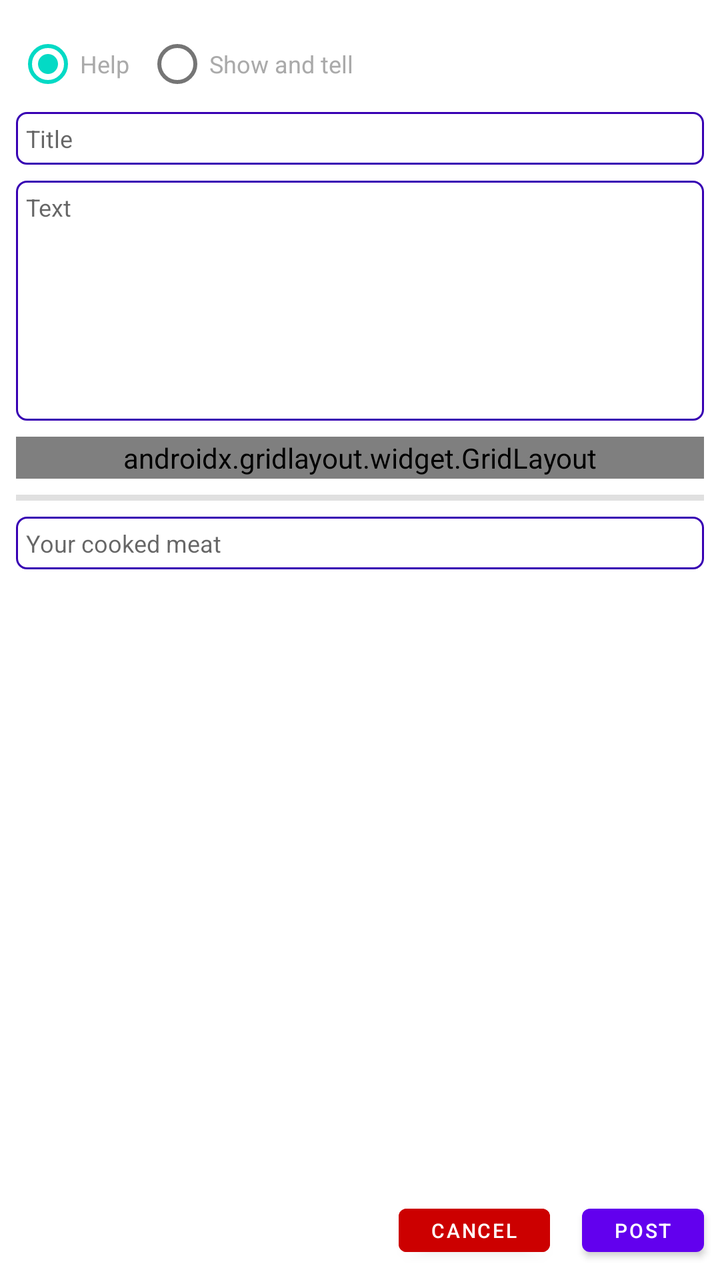
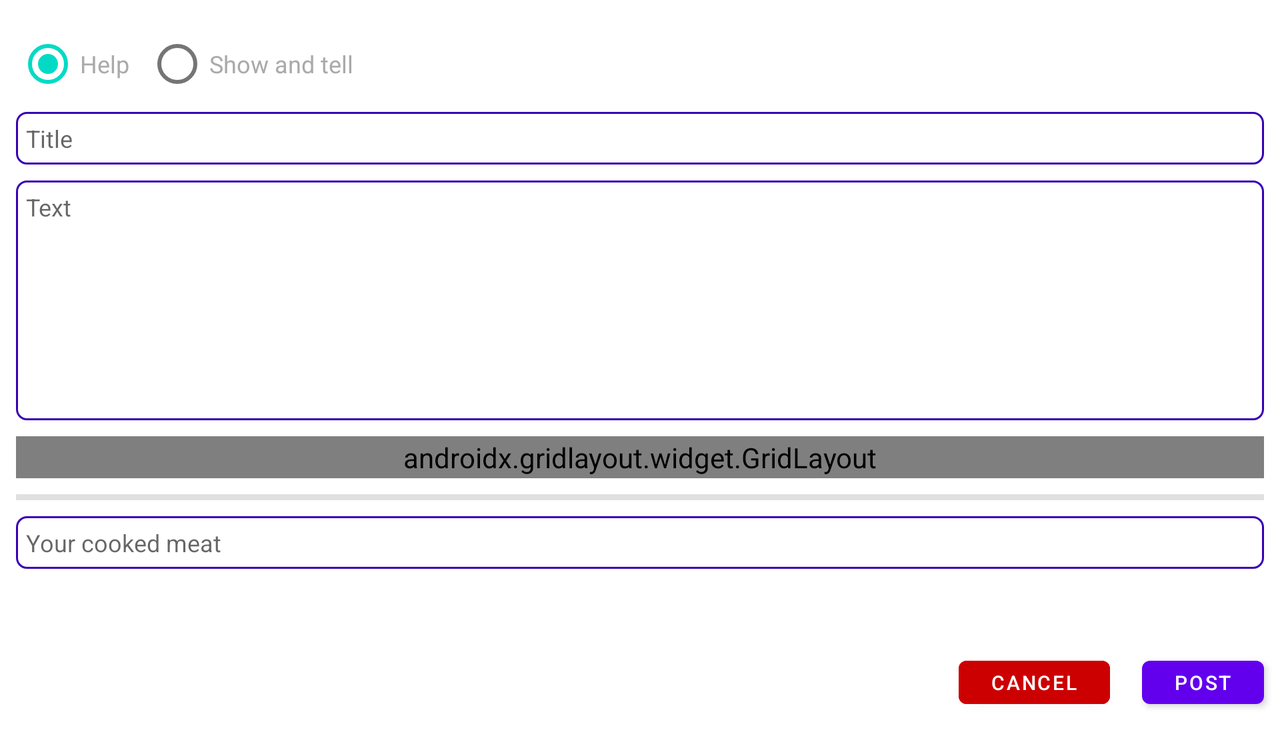

An Android layout and its configuration variant, each rendered on a device that would load it. The default file and the variant file are quoted in full after the pictures.
<!-- AndroidManifest.xml: application theme Theme.SousVideEntusiaster -->
<!-- res/layout/post_help_fragment.xml -->
<?xml version="1.0" encoding="utf-8"?>
<androidx.constraintlayout.widget.ConstraintLayout xmlns:android="http://schemas.android.com/apk/res/android"
    xmlns:app="http://schemas.android.com/apk/res-auto"
    xmlns:tools="http://schemas.android.com/tools"
    android:id="@+id/post_flex_fragment"
    android:layout_width="match_parent"
    android:layout_height="match_parent"
    android:background="@color/white">

    <RadioButton
        android:id="@+id/radioButton"
        android:layout_width="wrap_content"
        android:layout_height="wrap_content"
        android:layout_marginStart="8dp"
        android:layout_marginTop="8dp"
        android:checked="true"
        android:clickable="false"
        android:text="Help"
        android:textColor="@android:color/darker_gray"
        android:textSize="12sp"
        app:layout_constraintStart_toStartOf="parent"
        app:layout_constraintTop_toTopOf="parent" />

    <RadioButton
        android:id="@+id/radioButton2"
        android:layout_width="wrap_content"
        android:layout_height="wrap_content"
        android:layout_marginStart="8dp"
        android:layout_marginTop="8dp"
        android:checked="false"
        android:clickable="false"
        android:text="Show and tell"
        android:textColor="@android:color/darker_gray"
        android:textSize="12sp"
        app:layout_constraintStart_toEndOf="@+id/radioButton"
        app:layout_constraintTop_toTopOf="parent" />

    <EditText
        android:id="@+id/post_help_content_text"
        android:layout_width="0dp"
        android:layout_height="120dp"
        android:layout_marginStart="8dp"
        android:layout_marginTop="8dp"
        android:layout_marginEnd="8dp"
        android:background="@drawable/rounded_corner"
        android:ems="10"
        android:gravity="start|top"
        android:hint="Text"
        android:inputType="textMultiLine"
        android:padding="5dp"
        android:textAllCaps="false"
        android:textColor="?android:attr/textColorSecondary"
        android:textSize="12sp"
        app:layout_constraintEnd_toEndOf="parent"
        app:layout_constraintStart_toStartOf="parent"
        app:layout_constraintTop_toBottomOf="@+id/post_help_title"
        tools:text="Text" />

    <View
        android:id="@+id/divider2"
        android:layout_width="0dp"
        android:layout_height="3dp"
        android:layout_marginStart="8dp"
        android:layout_marginTop="8dp"
        android:layout_marginEnd="8dp"
        android:background="?android:attr/listDivider"
        app:layout_constraintEnd_toEndOf="parent"
        app:layout_constraintHorizontal_bias="0.0"
        app:layout_constraintStart_toStartOf="parent"
        app:layout_constraintTop_toBottomOf="@+id/gridLayout" />

    <Button
        android:id="@+id/post_help_postBttn"
        android:layout_width="wrap_content"
        android:layout_height="wrap_content"
        android:layout_marginEnd="8dp"
        android:layout_marginBottom="8dp"
        android:text="Post"
        android:textSize="10sp"
        android:minHeight="0dp"
        android:minWidth="0dp"
        app:layout_constraintBottom_toBottomOf="parent"
        app:layout_constraintEnd_toEndOf="parent" />

    <Button
        android:id="@+id/post_help_cancelBttn"
        android:layout_width="wrap_content"
        android:layout_height="wrap_content"
        android:layout_marginEnd="16dp"
        android:layout_marginBottom="8dp"
        android:backgroundTint="@android:color/holo_red_dark"
        android:text="Cancel"
        android:textSize="10sp"
        android:minHeight="0dp"
        android:minWidth="0dp"
        app:layout_constraintBottom_toBottomOf="parent"
        app:layout_constraintEnd_toStartOf="@+id/post_help_postBttn" />

    <androidx.gridlayout.widget.GridLayout
        android:id="@+id/gridLayout"
        android:layout_width="0dp"
        android:layout_height="wrap_content"
        android:layout_marginStart="8dp"
        android:layout_marginTop="8dp"
        android:layout_marginEnd="8dp"
        android:background="@drawable/rounded_corner"
        app:layout_constraintEnd_toEndOf="parent"
        app:layout_constraintHorizontal_bias="0.0"
        app:layout_constraintStart_toStartOf="parent"
        app:layout_constraintTop_toBottomOf="@+id/post_help_content_text">

        <Button
            android:id="@+id/post_flex_uploadBttn"
            android:layout_width="62dp"
            android:layout_height="wrap_content"
            android:minWidth="0dp"
            android:minHeight="0dp"
            android:scaleX="0.50"
            android:scaleY="0.50"
            android:textAlignment="textStart"
            app:icon="@android:drawable/ic_menu_upload"
            app:layout_column="7"
            app:layout_row="0"
            tools:ignore="SpeakableTextPresentCheck" />

        <TextView
            android:id="@+id/post_flex_imageUploadCounter"
            android:layout_width="wrap_content"
            android:layout_height="wrap_content"
            android:text="0/5"
            app:layout_column="6"
            app:layout_row="0" />

        <androidx.constraintlayout.utils.widget.ImageFilterView
            android:id="@+id/post_flex_image01"
            android:layout_width="43dp"
            android:layout_height="53dp"
            app:layout_column="0"
            app:layout_row="0"
            app:srcCompat="@android:drawable/ic_menu_gallery" />

        <androidx.constraintlayout.utils.widget.ImageFilterView
            android:id="@+id/post_flex_image02"
            android:layout_width="43dp"
            android:layout_height="53dp"
            app:layout_column="1"
            app:layout_row="0"
            app:srcCompat="@android:drawable/ic_menu_gallery" />

        <androidx.constraintlayout.utils.widget.ImageFilterView
            android:id="@+id/post_flex_image03"
            android:layout_width="43dp"
            android:layout_height="53dp"
            app:layout_column="2"
            app:layout_row="0"
            app:srcCompat="@android:drawable/ic_menu_gallery" />

        <androidx.constraintlayout.utils.widget.ImageFilterView
            android:id="@+id/post_flex_image04"
            android:layout_width="43dp"
            android:layout_height="53dp"
            app:layout_column="3"
            app:layout_row="0"
            app:srcCompat="@android:drawable/ic_menu_gallery" />

        <androidx.constraintlayout.utils.widget.ImageFilterView
            android:id="@+id/post_flex_image05"
            android:layout_width="43dp"
            android:layout_height="53dp"
            app:layout_column="4"
            app:layout_row="0"
            app:srcCompat="@android:drawable/ic_menu_gallery" />

    </androidx.gridlayout.widget.GridLayout>

    <EditText
        android:id="@+id/post_help_title"
        android:layout_width="0dp"
        android:layout_height="wrap_content"
        android:layout_marginStart="8dp"
        android:layout_marginEnd="8dp"
        android:background="@drawable/rounded_corner"
        android:ems="10"
        android:hint="Title"
        android:inputType="textPersonName"
        android:padding="5dp"
        android:textColor="?android:attr/textColorSecondary"
        android:textSize="12sp"
        app:layout_constraintEnd_toEndOf="parent"
        app:layout_constraintStart_toStartOf="parent"
        app:layout_constraintTop_toBottomOf="@+id/radioButton2" />

    <EditText
        android:id="@+id/post_help_meatCooked"
        android:layout_width="0dp"
        android:layout_height="wrap_content"
        android:layout_marginStart="8dp"
        android:layout_marginTop="8dp"
        android:layout_marginEnd="8dp"
        android:background="@drawable/rounded_corner"
        android:ems="10"
        android:hint="Your cooked meat"
        android:inputType="textPersonName"
        android:padding="5dp"
        android:textColor="?android:attr/textColorSecondary"
        android:textSize="12sp"
        app:layout_constraintEnd_toEndOf="parent"
        app:layout_constraintHorizontal_bias="0.0"
        app:layout_constraintStart_toStartOf="parent"
        app:layout_constraintTop_toBottomOf="@+id/divider2" />

</androidx.constraintlayout.widget.ConstraintLayout>
<!-- resources referenced by this layout -->
<resources>
  <color name="white">#FFFFFFFF</color>
  <!-- drawable rounded_corner (drawable) -->
  <?xml version="1.0" encoding="utf-8"?>
  <shape xmlns:android="http://schemas.android.com/apk/res/android" >
      <stroke
          android:width="1dp"
          android:color="@color/design_default_color_primary_dark" />
  
      <solid android:color="#ffffff" />
  
      <padding
          android:left="1dp"
          android:right="1dp"
          android:bottom="1dp"
          android:top="1dp" />
  
      <corners android:radius="5dp" />
  </shape>
  <style name="Theme.SousVideEntusiaster" parent="Theme.MaterialComponents.DayNight.DarkActionBar">
          
          <item name="colorPrimary">@color/purple_500</item>
          <item name="colorPrimaryVariant">@color/purple_700</item>
          <item name="colorOnPrimary">@color/white</item>
          
          <item name="colorSecondary">@color/teal_200</item>
          <item name="colorSecondaryVariant">@color/teal_700</item>
          <item name="colorOnSecondary">@color/black</item>
          
          <item name="android:statusBarColor" tools:targetApi="l">?attr/colorPrimaryVariant</item>
          
      </style>
  <color name="purple_500">#FF6200EE</color>
  <color name="purple_700">#FF3700B3</color>
  <color name="teal_200">#FF03DAC5</color>
  <color name="teal_700">#FF018786</color>
  <color name="black">#FF000000</color>
</resources>
<!-- res/layout-land/post_help_fragment.xml (the repository's variant of the layout above) -->
<!-- drawn on the phone turned sideways -->
<?xml version="1.0" encoding="utf-8"?>
<ScrollView
    xmlns:android="http://schemas.android.com/apk/res/android"
    xmlns:app="http://schemas.android.com/apk/res-auto"
    xmlns:tools="http://schemas.android.com/tools"
    android:fillViewport="true"
    android:layout_height="match_parent"
    android:layout_width="match_parent">

<androidx.constraintlayout.widget.ConstraintLayout
    android:id="@+id/post_help_fragment"
    android:layout_width="match_parent"
    android:layout_height="match_parent"
    android:background="@color/white">

    <RadioButton
        android:id="@+id/radioButton"
        android:layout_width="wrap_content"
        android:layout_height="wrap_content"
        android:layout_marginStart="8dp"
        android:layout_marginTop="8dp"
        android:checked="true"
        android:clickable="false"
        android:text="Help"
        android:textColor="@android:color/darker_gray"
        android:textSize="12sp"
        app:layout_constraintStart_toStartOf="parent"
        app:layout_constraintTop_toTopOf="parent" />

    <RadioButton
        android:id="@+id/radioButton2"
        android:layout_width="wrap_content"
        android:layout_height="wrap_content"
        android:layout_marginStart="8dp"
        android:layout_marginTop="8dp"
        android:checked="false"
        android:clickable="false"
        android:text="Show and tell"
        android:textColor="@android:color/darker_gray"
        android:textSize="12sp"
        app:layout_constraintStart_toEndOf="@+id/radioButton"
        app:layout_constraintTop_toTopOf="parent" />

    <EditText
        android:id="@+id/post_help_content_text"
        android:layout_width="0dp"
        android:layout_height="120dp"
        android:layout_marginStart="8dp"
        android:layout_marginTop="8dp"
        android:layout_marginEnd="8dp"
        android:background="@drawable/rounded_corner"
        android:ems="10"
        android:gravity="start|top"
        android:hint="Text"
        android:inputType="textMultiLine"
        android:padding="5dp"
        android:textAllCaps="false"
        android:textColor="?android:attr/textColorSecondary"
        android:textSize="12sp"
        app:layout_constraintEnd_toEndOf="parent"
        app:layout_constraintStart_toStartOf="parent"
        app:layout_constraintTop_toBottomOf="@+id/post_help_title"
        tools:text="Text" />

    <View
        android:id="@+id/divider2"
        android:layout_width="0dp"
        android:layout_height="3dp"
        android:layout_marginStart="8dp"
        android:layout_marginTop="8dp"
        android:layout_marginEnd="8dp"
        android:background="?android:attr/listDivider"
        app:layout_constraintEnd_toEndOf="parent"
        app:layout_constraintHorizontal_bias="0.0"
        app:layout_constraintStart_toStartOf="parent"
        app:layout_constraintTop_toBottomOf="@+id/gridLayout" />

    <Button
        android:id="@+id/post_help_postBttn"
        android:layout_width="wrap_content"
        android:layout_height="wrap_content"
        android:layout_marginTop="40dp"
        android:layout_marginEnd="8dp"
        android:layout_marginBottom="8dp"
        android:minWidth="0dp"
        android:minHeight="0dp"
        android:text="Post"
        android:textSize="10sp"
        app:layout_constraintBottom_toBottomOf="parent"
        app:layout_constraintEnd_toEndOf="parent"
        app:layout_constraintTop_toBottomOf="@+id/post_help_meatCooked" />

    <Button
        android:id="@+id/post_help_cancelBttn"
        android:layout_width="wrap_content"
        android:layout_height="wrap_content"
        android:layout_marginTop="40dp"
        android:layout_marginEnd="16dp"
        android:layout_marginBottom="8dp"
        android:backgroundTint="@android:color/holo_red_dark"
        android:minWidth="0dp"
        android:minHeight="0dp"
        android:text="Cancel"
        android:textSize="10sp"
        app:layout_constraintBottom_toBottomOf="parent"
        app:layout_constraintEnd_toStartOf="@+id/post_help_postBttn"
        app:layout_constraintTop_toBottomOf="@+id/post_help_meatCooked" />

    <androidx.gridlayout.widget.GridLayout
        android:id="@+id/gridLayout"
        android:layout_width="0dp"
        android:layout_height="wrap_content"
        android:layout_marginStart="8dp"
        android:layout_marginTop="8dp"
        android:layout_marginEnd="8dp"
        android:background="@drawable/rounded_corner"
        app:layout_constraintEnd_toEndOf="parent"
        app:layout_constraintHorizontal_bias="0.0"
        app:layout_constraintStart_toStartOf="parent"
        app:layout_constraintTop_toBottomOf="@+id/post_help_content_text">

        <Button
            android:id="@+id/post_help_uploadBttn"
            android:layout_width="62dp"
            android:layout_height="wrap_content"
            android:minWidth="0dp"
            android:minHeight="0dp"
            android:scaleX="0.50"
            android:scaleY="0.50"
            android:textAlignment="textStart"
            app:icon="@android:drawable/ic_menu_upload"
            app:layout_column="7"
            app:layout_row="0"
            tools:ignore="SpeakableTextPresentCheck" />

        <TextView
            android:id="@+id/post_help_imageUploadCounter"
            android:layout_width="wrap_content"
            android:layout_height="wrap_content"
            android:text="0/5"
            app:layout_column="6"
            app:layout_row="0" />

        <androidx.constraintlayout.utils.widget.ImageFilterView
            android:id="@+id/post_help_image01"
            android:layout_width="43dp"
            android:layout_height="53dp"
            app:layout_column="0"
            app:layout_row="0"
            app:srcCompat="@android:drawable/ic_menu_gallery" />

        <androidx.constraintlayout.utils.widget.ImageFilterView
            android:id="@+id/post_help_image02"
            android:layout_width="43dp"
            android:layout_height="53dp"
            app:layout_column="1"
            app:layout_row="0"
            app:srcCompat="@android:drawable/ic_menu_gallery" />

        <androidx.constraintlayout.utils.widget.ImageFilterView
            android:id="@+id/post_help_image03"
            android:layout_width="43dp"
            android:layout_height="53dp"
            app:layout_column="2"
            app:layout_row="0"
            app:srcCompat="@android:drawable/ic_menu_gallery" />

        <androidx.constraintlayout.utils.widget.ImageFilterView
            android:id="@+id/post_help_image04"
            android:layout_width="43dp"
            android:layout_height="53dp"
            app:layout_column="3"
            app:layout_row="0"
            app:srcCompat="@android:drawable/ic_menu_gallery" />

        <androidx.constraintlayout.utils.widget.ImageFilterView
            android:id="@+id/post_help_image05"
            android:layout_width="43dp"
            android:layout_height="53dp"
            app:layout_column="4"
            app:layout_row="0"
            app:srcCompat="@android:drawable/ic_menu_gallery" />

    </androidx.gridlayout.widget.GridLayout>

    <EditText
        android:id="@+id/post_help_title"
        android:layout_width="0dp"
        android:layout_height="wrap_content"
        android:layout_marginStart="8dp"
        android:layout_marginEnd="8dp"
        android:background="@drawable/rounded_corner"
        android:ems="10"
        android:hint="Title"
        android:inputType="textPersonName"
        android:padding="5dp"
        android:textColor="?android:attr/textColorSecondary"
        android:textSize="12sp"
        app:layout_constraintEnd_toEndOf="parent"
        app:layout_constraintStart_toStartOf="parent"
        app:layout_constraintTop_toBottomOf="@+id/radioButton2" />

    <EditText
        android:id="@+id/post_help_meatCooked"
        android:layout_width="0dp"
        android:layout_height="wrap_content"
        android:layout_marginStart="8dp"
        android:layout_marginTop="8dp"
        android:layout_marginEnd="8dp"
        android:background="@drawable/rounded_corner"
        android:ems="10"
        android:hint="Your cooked meat"
        android:inputType="textPersonName"
        android:padding="5dp"
        android:textColor="?android:attr/textColorSecondary"
        android:textSize="12sp"
        app:layout_constraintEnd_toEndOf="parent"
        app:layout_constraintHorizontal_bias="0.0"
        app:layout_constraintStart_toStartOf="parent"
        app:layout_constraintTop_toBottomOf="@+id/divider2" />

</androidx.constraintlayout.widget.ConstraintLayout></ScrollView>
